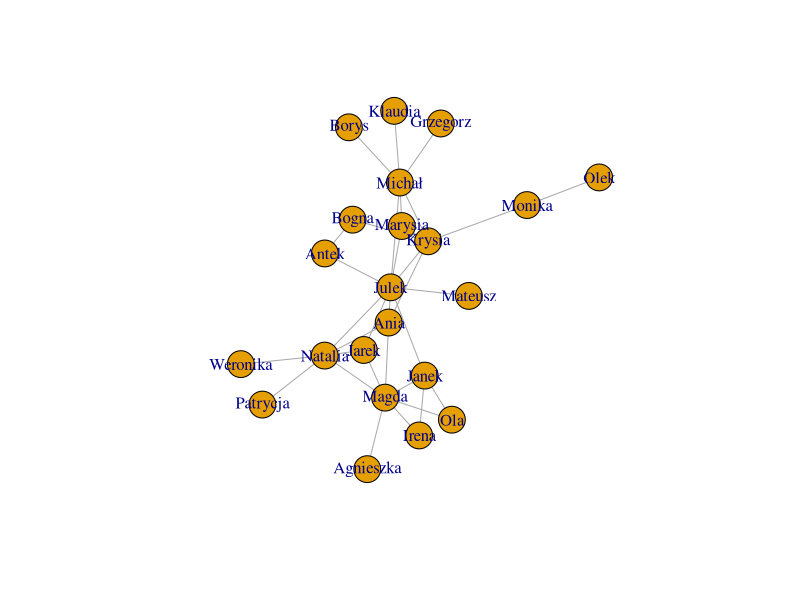
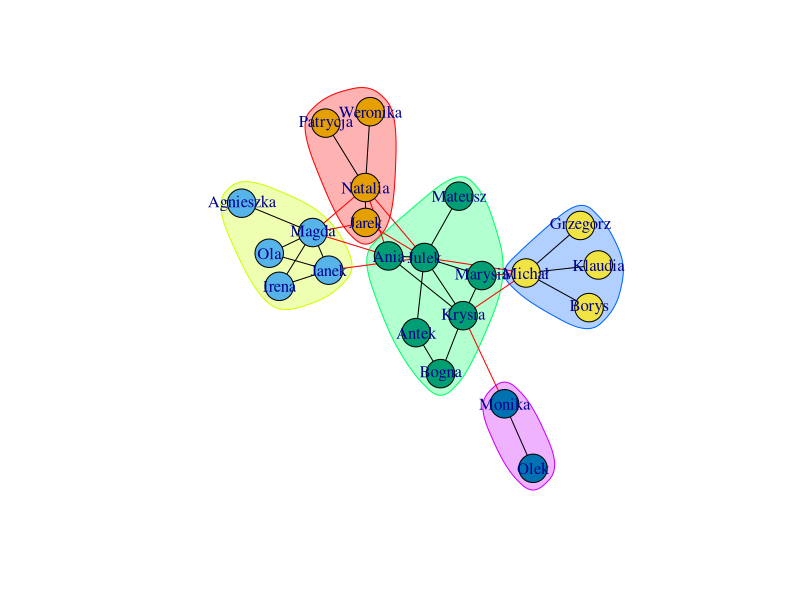
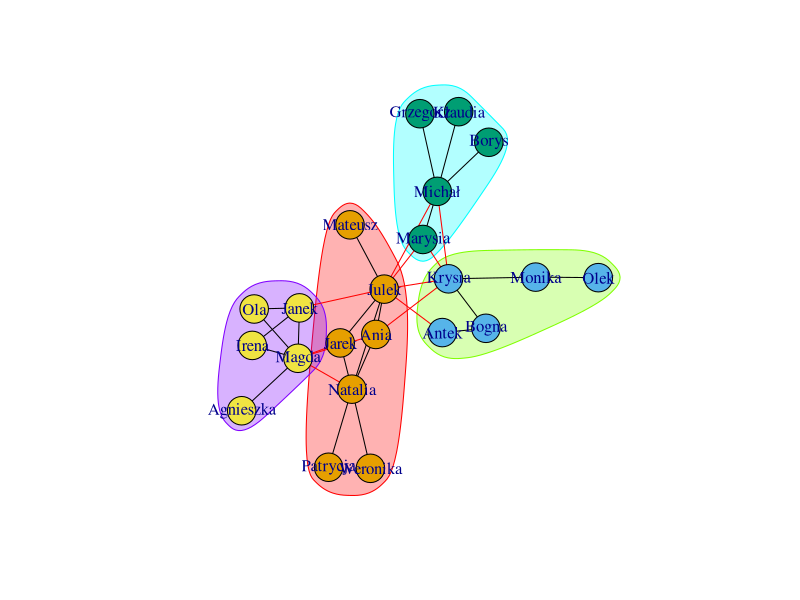
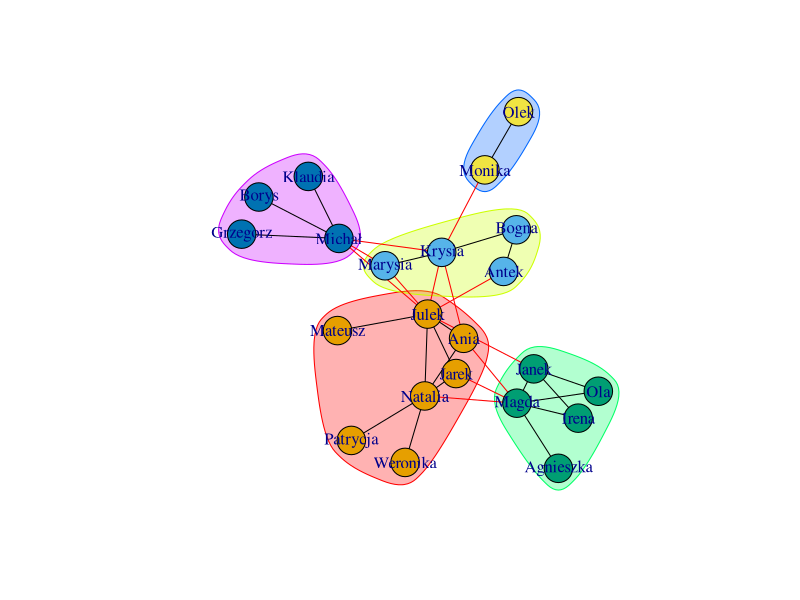

These charts were generated, in order, by the following R code:
### Describing/ dividing network by using edge betweenness algorithm.
describe_net_edge_betweeness <- function(net){
  edge_betweeness <- igraph::cluster_edge_betweenness(net)
  edge_betweeness_sizes <- igraph::sizes(edge_betweeness)
  edge_betweeness_number_of_communities <- length(edge_betweeness_sizes)
  edge_betweeness_modularity <- igraph::modularity(edge_betweeness)
  
  print("####### EDGE BETWEENESS #######")
  print("Result:")
  print(edge_betweeness)
  print("Size of groups:")
  print(edge_betweeness_sizes)
  print("Number of communities:")
  print(edge_betweeness_number_of_communities)
  print("Modularity factor:")
  print(edge_betweeness_modularity)
  plot(
    edge_betweeness,
    net,
    vertex.size = 16,
    vertex.label.cex = 1.0
  )
  
  return (c(edge_betweeness_number_of_communities, edge_betweeness_modularity))
}

### Describing/ dividing network by using fast greedy algorithm. 
describe_net_fast_greedy <- function(net){
  fast_greedy <- igraph::fastgreedy.community(net)
  fast_greedy_sizes <- igraph::sizes(fast_greedy)
  fast_greedy_number_of_communities <- length(fast_greedy_sizes)
  fast_greedy_modularity <- igraph::modularity(fast_greedy)
  
  print("####### FAST GREEDY #######")
  print("Result:")
  print(fast_greedy)
  print("Size of groups:")
  print(fast_greedy_sizes)
  print("Number of communities")
  print(fast_greedy_number_of_communities)
  print("Modularity factor:")
  print(fast_greedy_modularity)
  plot(
    fast_greedy,
    net,
    vertex.size = 16,
    vertex.label.cex = 1.0
  )
  
  return (c(fast_greedy_number_of_communities, fast_greedy_modularity))
}

### Describing/ dividing network by using walktrap algorithm
describe_net_walktrap <- function(net){
  walktrap <- igraph::walktrap.community(net)
  walktrap_sizes <- igraph::sizes(walktrap)
  walktrap_number_of_communities <- length(walktrap_sizes)
  walktrap_modularity <- igraph::modularity(walktrap)
  
  print("####### WALKTRAP #######")
  print("Result:")
  print(walktrap)
  print("Size of groups:")
  print(walktrap_sizes)
  print("Number off communities:")
  print(walktrap_number_of_communities)
  print("Modularity factor:")
  print(walktrap_modularity)
  plot(
    walktrap,
    net,
    vertex.size = 16,
    vertex.label.cex = 1.0,
  )
  
  return (c(walktrap_number_of_communities, walktrap_modularity))
}

### Describing centrality of the network.
describe_centrality <- function(net){
  degree_result <- igraph::degree(net)
  closeness_result <- igraph::closeness(net)
  betweenness_result <- igraph::betweenness(net)
  
  print("Degree:")
  print(degree_result)
  print("Closeness:")
  print(closeness_result)
  print("Betweenness:")
  print(betweenness_result)
}

# 1. Reading data into data frame.
data_frame <- read.csv("msg_network.csv")

# 2. Creating network by using iGraph library.
net <- igraph::graph.data.frame(data_frame, directed=F)
net <- igraph::simplify(net)

# 3. Plotting/ visualizing the network.
plot(net)

# 4. Describing/ dividing network by using various algorithms.
# a) Edge betweeness algorithm (decreasing).
edge_betweeness <- describe_net_edge_betweeness(net)
# b) Fast greedy algorithm (increasing).
fast_greedy <- describe_net_fast_greedy(net)
# c) Walktrap algorithm (random).
walktrap <- describe_net_walktrap(net)

# 5. Comparing modularity of algorithms
algorithms = c("Edge betweeness", "Fast greedy", "Walktrap")
number_of_communities = c(
  edge_betweeness[1],
  fast_greedy[1],
  walktrap[1]
)
modularities = c(
  edge_betweeness[2], 
  fast_greedy[2], 
  walktrap[2]
)
comparison_data_frame <- as.data.frame(
  cbind(algorithms, number_of_communities, modularities)
)
print(comparison_data_frame)

print("The best method/ algorithm:")
print(comparison_data_frame$algorithms[comparison_data_frame$modularities 
                                       == max(comparison_data_frame$modularities)])

# 6. Describing centrality of the network
describe_centrality(net)

